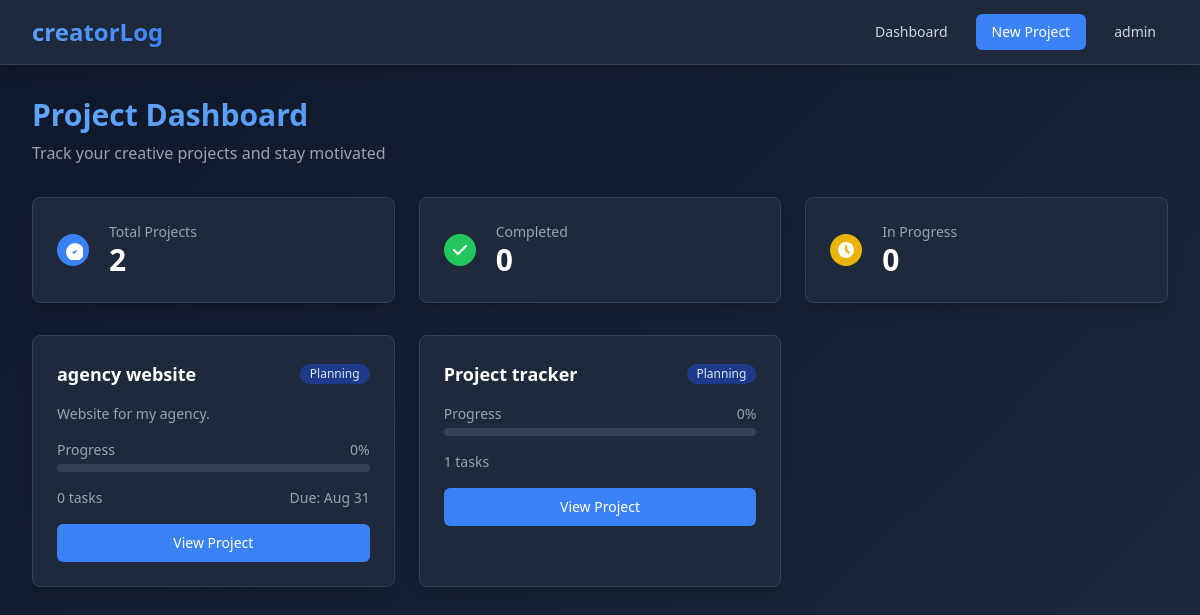
Page /projects/ (signed in) on the committed database.
### projects/models.py (models this page shows, shortened)
class Project(models.Model):
    STATUS_CHOICES = [
        ('planning', 'Planning'),
        ('in_progress', 'In Progress'),
        ('completed', 'Completed'),
        ('on_hold', 'On Hold'),
    ]
    name = models.CharField(max_length=200)
    description = models.TextField(blank=True)
    status = models.CharField(max_length=20, choices=STATUS_CHOICES, default='planning')
    progress = models.IntegerField(default=0, help_text="Progress percentage (0-100)")
    due_date = models.DateTimeField(null=True, blank=True)
    owner = models.ForeignKey(User, on_delete=models.CASCADE)
    created_date = models.DateTimeField(default=timezone.now)
    updated_date = models.DateTimeField(auto_now=True)
    class Meta:
        ordering = ['-updated_date']
    def get_progress_percentage(self):
        total_tasks = self.task_set.count()
        if total_tasks == 0:
            return 0
        completed_tasks = self.task_set.filter(completed=True).count()
        return int((completed_tasks / total_tasks) * 100)

### projects/views.py (the view)
# urls.py: path('', views.dashboard, name='dashboard'),
@login_required
def dashboard(request):
    projects = Project.objects.filter(owner=request.user)
    total_projects = projects.count()
    completed_projects = projects.filter(status='completed').count()
    in_progress_projects = projects.filter(status='in_progress').count()
    context = {
        'projects': projects,
        'total_projects': total_projects,
        'completed_projects': completed_projects,
        'in_progress_projects': in_progress_projects,
    }
    return render(request, 'projects/dashboard.html', context)

### templates/projects/dashboard.html (shortened to what this page needs)
{% extends 'base.html' %}
{% block content %}
<div class="max-w-7xl mx-auto px-4 sm:px-6 lg:px-8 py-8">
    <div class="mb-8">
        <h1 class="text-3xl font-bold gradient-text">Project Dashboard</h1>
        <p class="mt-2 text-gray-400">Track your creative projects and stay motivated</p>
    </div>
    <div class="grid grid-cols-1 md:grid-cols-3 gap-6 mb-8">
        <div class="bg-dark-blue-800 rounded-lg shadow-lg p-6 border border-dark-blue-700">
            <div class="flex items-center">
                <div class="flex-shrink-0">
                    <div class="w-8 h-8 bg-accent-blue-500 rounded-full flex items-center justify-center">
                        <svg class="w-5 h-5 text-white" fill="currentColor" viewBox="0 0 20 20">
                            <path d="M9 12l2 2 4-4m6 2a9 9 0 11-18 0 9 9 0 0118 0z"></path>
                        </svg>
                    </div>
                </div>
                <div class="ml-5 w-0 flex-1">
                    <dl>
                        <dt class="text-sm font-medium text-gray-400 truncate">Total Projects</dt>
                        <dd class="text-3xl font-bold text-white">{{ total_projects }}</dd>
                    </dl>
                </div>
            </div>
        </div>
        <div class="bg-dark-blue-800 rounded-lg shadow-lg p-6 border border-dark-blue-700">
            <div class="flex items-center">
                <div class="flex-shrink-0">
                    <div class="w-8 h-8 bg-green-500 rounded-full flex items-center justify-center">
                        <svg class="w-5 h-5 text-white" fill="currentColor" viewBox="0 0 20 20">
                            <path fill-rule="evenodd" d="M16.707 5.293a1 1 0 010 1.414l-8 8a1 1 0 01-1.414 0l-4-4a1 1 0 011.414-1.414L8 12.586l7.293-7.293a1 1 0 011.414 0z" clip-rule="evenodd"></path>
                        </svg>
                    </div>
                </div>
                <div class="ml-5 w-0 flex-1">
                    <dl>
                        <dt class="text-sm font-medium text-gray-400 truncate">Completed</dt>
                        <dd class="text-3xl font-bold text-white">{{ completed_projects }}</dd>
                    </dl>
                </div>
            </div>
        </div>
        <div class="bg-dark-blue-800 rounded-lg shadow-lg p-6 border border-dark-blue-700">
            <div class="flex items-center">
                <div class="flex-shrink-0">
                    <div class="w-8 h-8 bg-yellow-500 rounded-full flex items-center justify-center">
                        <svg class="w-5 h-5 text-white" fill="currentColor" viewBox="0 0 20 20">
                            <path fill-rule="evenodd" d="M10 18a8 8 0 100-16 8 8 0 000 16zm1-12a1 1 0 10-2 0v4a1 1 0 00.293.707l2.828 2.829a1 1 0 101.415-1.415L11 9.586V6z" clip-rule="evenodd"></path>
                        </svg>
                    </div>
                </div>
                <div class="ml-5 w-0 flex-1">
                    <dl>
                        <dt class="text-sm font-medium text-gray-400 truncate">In Progress</dt>
                        <dd class="text-3xl font-bold text-white">{{ in_progress_projects }}</dd>
                    </dl>
                </div>
            </div>
        </div>
    </div>
    {% if projects %}
        <div class="grid grid-cols-1 md:grid-cols-2 lg:grid-cols-3 gap-6">
            {% for project in projects %}
                <div class="bg-dark-blue-800 rounded-lg shadow-lg border border-dark-blue-700 card-hover">
                    <div class="p-6">
                        <div class="flex items-center justify-between mb-4">
                            <h3 class="text-lg font-semibold text-white truncate">{{ project.name }}</h3>
                            <span class="inline-flex items-center px-2.5 py-0.5 rounded-full text-xs font-medium
                                {% if project.status == 'completed' %}bg-green-900 text-green-100
                                {% elif project.status == 'in_progress' %}bg-yellow-900 text-yellow-100
                                {% elif project.status == 'planning' %}bg-blue-900 text-blue-100
                                {% else %}bg-gray-900 text-gray-100{% endif %}">
                                {{ project.get_status_display }}
                            </span>
                        </div>
                        {% if project.description %}
                            <p class="text-gray-400 text-sm mb-4 line-clamp-3">{{ project.description|truncatewords:15 }}</p>
                        {% endif %}
                        <div class="mb-4">
                            <div class="flex justify-between text-sm text-gray-400 mb-1">
                                <span>Progress</span>
                                <span>{{ project.get_progress_percentage }}%</span>
                            </div>
                            <div class="w-full bg-dark-blue-700 rounded-full h-2">
                            </div>
                        </div>
                        <div class="flex justify-between items-center text-sm text-gray-400 mb-4">
                            <span>{{ project.task_set.count }} tasks</span>
                            {% if project.due_date %}
                                <span>Due: {{ project.due_date|date:"M j" }}</span>
                            {% endif %}
                        </div>
                        <a href="{% url 'projects:project_detail' project.id %}"
                           class="w-full inline-flex justify-center items-center px-4 py-2 border border-transparent text-sm font-medium rounded-md text-white bg-accent-blue-500 hover:bg-accent-blue-400 transition duration-200">
                            View Project
                        </a>
                    </div>
                </div>
            {% endfor %}
        </div>
    {% endif %}
</div>
{% endblock %}

### templates/base.html (shortened to what this page needs)
<!DOCTYPE html>
<html lang="en" class="h-full">
<head>
    <script src="https://cdn.tailwindcss.com"></script>
</head>
<body class="h-full text-gray-100">
    <div class="min-h-full">
        <nav class="bg-dark-blue-800 shadow-lg border-b border-dark-blue-700">
            <div class="max-w-7xl mx-auto px-4 sm:px-6 lg:px-8">
                <div class="flex justify-between h-16">
                    <div class="flex items-center">
                        <a href="{% url 'projects:dashboard' %}" class="flex items-center">
                            <span class="text-2xl font-bold gradient-text">creatorLog</span>
                        </a>
                    </div>
                    <div class="flex items-center space-x-4">
                        {% if user.is_authenticated %}
                            <a href="{% url 'projects:dashboard' %}" class="text-gray-300 hover:text-white px-3 py-2 rounded-md text-sm font-medium transition duration-200">
                                Dashboard
                            </a>
                            <a href="{% url 'projects:create_project' %}" class="bg-accent-blue-500 hover:bg-accent-blue-400 text-white px-4 py-2 rounded-md text-sm font-medium transition duration-200">
                                New Project
                            </a>
                            <div class="relative group">
                                <button class="text-gray-300 hover:text-white px-3 py-2 rounded-md text-sm font-medium transition duration-200">
                                    {{ user.username }}
                                </button>
                            </div>
                        {% endif %}
                    </div>
                </div>
            </div>
        </nav>
        <main>
            {% block content %}{% endblock %}
        </main>
    </div>
</body>
</html>

### templates/base.html (style rules this page uses)
body { background: linear-gradient(135deg, #0f172a 0%, #1e293b 100%); }
.gradient-text { background: linear-gradient(135deg, #60a5fa, #3b82f6); -webkit-background-clip: text; -webkit-text-fill-color: transparent; background-clip: text; }
.card-hover { transition: all 0.3s ease; }

### rows in the picture
Project: name "agency website", status "Planning", description "Website for my agency.", get_progress_percentage "0", task_set.count "0", due_date "Aug 31"
Project: name "Project tracker", status "Planning", get_progress_percentage "0", task_set.count "1"

### other values in the picture
{{ user.username }} "admin"
{{ total_projects }} "2"
{{ completed_projects }} "0"
{{ in_progress_projects }} "0"
